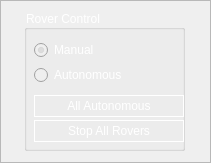
  <widget class="QFrame" name="control_frame">
   <property name="enabled">
    <bool>true</bool>
   </property>
   <property name="geometry">
    <rect>
     <x>650</x>
     <y>547</y>
     <width>211</width>
     <height>163</height>
    </rect>
   </property>
   <property name="frameShape">
    <enum>QFrame::StyledPanel</enum>
   </property>
   <property name="frameShadow">
    <enum>QFrame::Raised</enum>
   </property>
   <widget class="QGroupBox" name="control_group_box">
    <property name="geometry">
     <rect>
      <x>24</x>
      <y>10</y>
      <width>161</width>
      <height>141</height>
     </rect>
    </property>
    <property name="styleSheet">
     <string notr="true">color: rgb(255, 255, 255);</string>
    </property>
    <property name="title">
     <string>Rover Control</string>
    </property>
    <widget class="QRadioButton" name="autonomous_control_radio_button">
     <property name="enabled">
      <bool>false</bool>
     </property>
     <property name="geometry">
      <rect>
       <x>10</x>
       <y>50</y>
       <width>121</width>
       <height>30</height>
      </rect>
     </property>
     <property name="styleSheet">
      <string notr="true">color: rgb(255, 255, 255);</string>
     </property>
     <property name="text">
      <string>Autonomous</string>
     </property>
    </widget>
    <widget class="QRadioButton" name="joystick_control_radio_button">
     <property name="enabled">
      <bool>false</bool>
     </property>
     <property name="geometry">
      <rect>
       <x>10</x>
       <y>30</y>
       <width>117</width>
       <height>20</height>
      </rect>
     </property>
     <property name="styleSheet">
      <string notr="true">color: rgb(255, 255, 255);</string>
     </property>
     <property name="text">
      <string>Manual</string>
     </property>
     <property name="checked">
      <bool>true</bool>
     </property>
    </widget>
    <widget class="QPushButton" name="all_stop_button">
     <property name="enabled">
      <bool>true</bool>
     </property>
     <property name="geometry">
      <rect>
       <x>10</x>
       <y>110</y>
       <width>150</width>
       <height>22</height>
      </rect>
     </property>
     <property name="styleSheet">
      <string notr="true">color: rgb(255, 255, 255);
border-color: rgb(255, 255, 255);
border: 1px solid white; 
</string>
     </property>
     <property name="text">
      <string>Stop All Rovers</string>
     </property>
    </widget>
    <widget class="QPushButton" name="all_autonomous_button">
     <property name="enabled">
      <bool>true</bool>
     </property>
     <property name="geometry">
      <rect>
       <x>10</x>
       <y>85</y>
       <width>150</width>
       <height>22</height>
      </rect>
     </property>
     <property name="styleSheet">
      <string notr="true">color: rgb(255, 255, 255);
border-color: rgb(255, 255, 255);
border: 1px solid white; 
</string>
     </property>
     <property name="text">
      <string>All Autonomous</string>
     </property>
    </widget>
   </widget>
  </widget>
